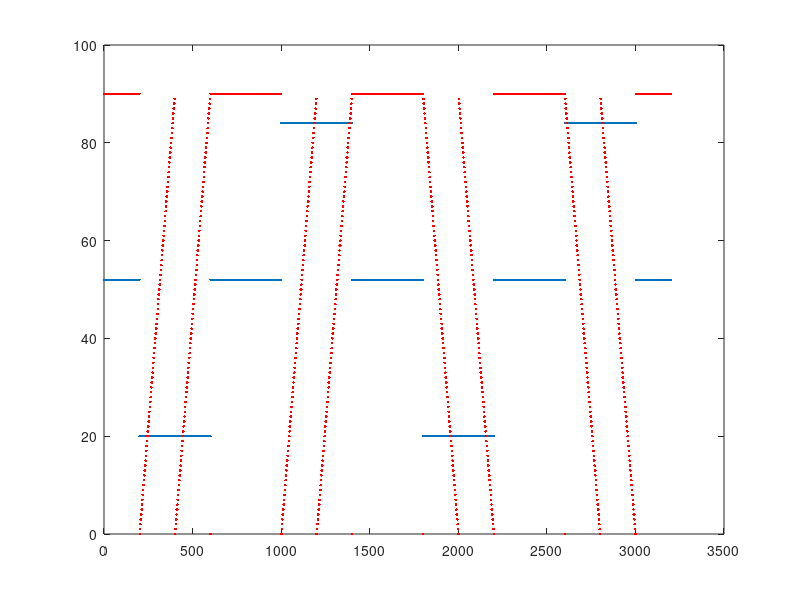

The MATLAB script that drew this image:
% 10/16/2012, modified from
% makeFunctionStripeBlobGratinggs4.m
% PTW 8/29/2012 hack for gs=4, modified from
% makeFunctionStripeBlobGratinggs3.m

UPDATE_RATE_FPS = 100;
SPIN_DURATION_SEC = 4;
BLANK_DURATION_SEC = 4;
OSC_FREQ_HZ = .5;

step_size = 1/UPDATE_RATE_FPS;
tBlank = 0:step_size:BLANK_DURATION_SEC/2-step_size;
tSpin = 0:step_size:SPIN_DURATION_SEC;
%% make stripe and blob functions
SPIN_GAIN_FRAMES = 45; % 90 frames = 180 degrees
MAX_POS_Y = 90;
BLANK_POS_OFFSET_Y = 90; % blank position is y=1 (or y=91)

CENTER_POS_OFFSET_X = 104; % center position is x=1 (or x=105)
MAX_POS_X = 104; % maximum pattern position
RIGHT_OSC_OFFSET_X = 20; % right position is x=21
LEFT_OSC_OFFSET_X = 84; % 85
BLANK_POS_OFFSET_X = 52; % 53

funcBlankx = 0*tBlank+BLANK_POS_OFFSET_X;
funcBlanky = 0*tBlank+BLANK_POS_OFFSET_Y;

funcCounterSpiny = round(SPIN_GAIN_FRAMES*tSpin);
funcClockSpiny = round(-SPIN_GAIN_FRAMES*tSpin);

funcCounterSpiny = mod(funcCounterSpiny, MAX_POS_Y);
funcClockSpiny = mod(funcClockSpiny, MAX_POS_Y);

funcRightSpinx = tSpin*0 + RIGHT_OSC_OFFSET_X;
funcLeftSpinx = tSpin*0 + LEFT_OSC_OFFSET_X;

funcRightSpinx = mod(funcRightSpinx, MAX_POS_X);
funcLeftSpinx = mod(funcLeftSpinx, MAX_POS_X);

funcCounterx = [funcBlankx, funcRightSpinx, funcBlankx(1:end-1), funcBlankx, funcLeftSpinx, funcBlankx(1:end-1)];
funcCountery = [funcBlanky, funcCounterSpiny, funcBlanky(1:end-1), funcBlanky, funcCounterSpiny, funcBlanky(1:end-1)];

funcClockx = [funcBlankx, funcRightSpinx, funcBlankx(1:end-1), funcBlankx, funcLeftSpinx, funcBlankx(1:end-1)];
funcClocky = [funcBlanky, funcClockSpiny, funcBlanky(1:end-1), funcBlanky, funcClockSpiny, funcBlanky(1:end-1)];

%% put all together
funcx = [funcCounterx, funcClockx];
funcy = [funcCountery, funcClocky];

thisFullFileName =  mfilename('fullpath');
[thisDirectoryName,thisFileName,thisFileExtension] = fileparts(thisFullFileName);
%thisDirectoryName = 'C:\Users\nebulosa\Documents\panels\Matlab Codes\functions\Peter';
fullOutFileNameX = [thisDirectoryName '\position_function_spinning_stripe_xgs4.mat'];
fullOutFileNameY = [thisDirectoryName '\position_function_spinning_stripe_ygs4.mat'];
func = funcx;
save(fullOutFileNameX, 'func');
func = funcy;
save(fullOutFileNameY, 'func');

%% plot to check
plot(funcx,'.')
hold on
plot(funcy,'.r')